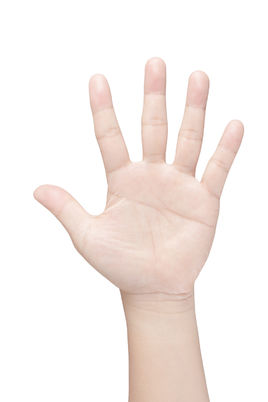
//> input picture photos/hand.jpg, 268 x 402 px
$ ./approxPolyDP   (built with g++ and OpenCV 4)
//> lines starting //> are read from the running program, lines starting //| are printed output that depends on the picture; after the words box and inside, x2 and y2 are one past the last pixel; in counts of white or black regions, pixels touching at a corner belong together
#include <iostream>
#include "opencv2/opencv.hpp"

using namespace std;
using namespace cv;

int thresholdVal = 86;
void PolyBound_demo(int pos, void* userdata);
int ploymode = 0;
Mat src, blursrc;
int main()
{
    Mat graysrc;
    src = imread("../photos/hand.jpg");
//> src is the input picture: 402 rows x 268 cols, CV_8UC3; mean B, G, R 236.2, 239.7, 247.4
    if (src.empty())
    {
  	cout << "Can't load the image " << endl;
    }

    imshow("src", src);
    cvtColor(src, graysrc, COLOR_BGR2GRAY);
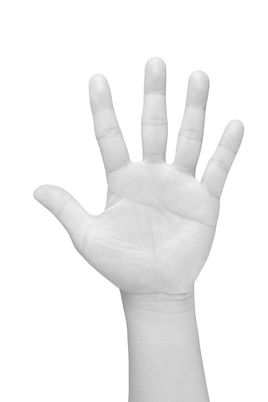
//> graysrc: 402 rows x 268 cols, CV_8UC1; min 142, max 255, mean 241.6
    GaussianBlur(graysrc, blursrc, Size(5, 5),3,3);

    namedWindow("PolyBound", WINDOW_AUTOSIZE);
    createTrackbar("threshold", "PolyBound", &thresholdVal , 255, PolyBound_demo);
    createTrackbar("ploymode", "PolyBound", &ploymode, 1, PolyBound_demo);

    PolyBound_demo(thresholdVal, 0);
    waitKey(0);
 }

void PolyBound_demo(int pos, void* userdata)
{
//> called with pos = 86
	//阈值化
    Mat bin;
    threshold(~blursrc, bin, thresholdVal, 255, CV_THRESH_BINARY);
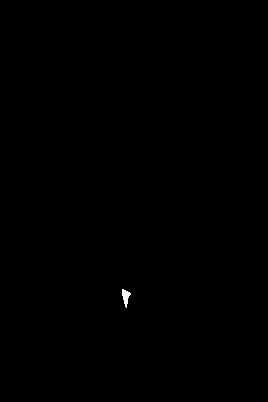
//> bin: 402 rows x 268 cols, CV_8UC1; 0.08% white; 1 white region
    imshow("bin", bin);

    //轮廓检测
    vector<vector<Point> >  contours;
    vector<Vec4i> hiearchy;
    findContours(bin, contours, hiearchy, CV_RETR_EXTERNAL, CV_CHAIN_APPROX_SIMPLE, Point());
//> contours = 1 contour; box (x1, y1, x2, y2) and area: (122, 289, 131, 308) 70; hiearchy = 1 item: [-1, -1, -1, -1]
    Mat findContoursImage = Mat::zeros(bin.size(), CV_8UC1);
    for (int i = 0; i < contours.size(); i++)
    {
        drawContours(findContoursImage, contours, i, Scalar(255), 1, 8);
    }
//> this loop made 1 pass
//> findContoursImage: 402 rows x 268 cols, CV_8UC1; 0.04% white in thin lines or dots, all inside (x1, y1, x2, y2) = (122, 289, 131, 308)
    imshow("findContoursImage", findContoursImage); //轮廓

    //对图像轮廓点进行多边形拟合
    Mat approxPolyDPImage = Mat::zeros(bin.size(), CV_8UC1);
    vector<vector<Point> > contours_ploy(contours.size());
//> contours_ploy = 1 empty contours
    for (int i = 0; i < contours.size(); i++)
    {
 	approxPolyDP(contours[i], contours_ploy[i], 3, true);
        drawContours(approxPolyDPImage, contours_ploy, i, Scalar(255), 1, 8);
    }
    imshow("approxPolyDPImage", approxPolyDPImage); //轮廓

    Mat dst;//必须在钩子函数里重新创建dst，如果使用src将会造成多次图像重影！！！
    src.copyTo(dst);
    if (ploymode == 0)//矩形+圆形
    {
        for (int j = 0; j < contours_ploy.size(); j++)
        {
            //对于以上生成的点集，寻找最外面的矩形边界
	    Rect poly_rect = boundingRect(contours_ploy[j]);
	    rectangle(dst, poly_rect,Scalar(0,0,255), 2, LINE_AA);
	    //对给定的2D点集，去寻找面积最小的可包围它们的圆形
	    Point2f center;
	    float radius;
	    minEnclosingCircle(contours_ploy[j], center, radius);
	    circle(dst, center, radius,Scalar(0,255,0), 2, LINE_AA);
        }
//> this loop made 1 pass
//> (poly_rect, center, radius) on pass 1: (Rect(122, 289, 9, 19), Point(124, 298), 9.22)
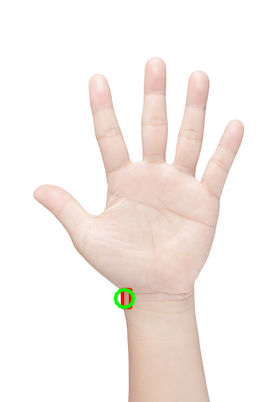
//> dst: 402 rows x 268 cols, CV_8UC3; 0.35% of pixels changed, all inside (x1, y1, x2, y2) = (113, 287, 136, 310)
    }
    else//旋转矩形+椭圆
    {
 	for (int j = 0; j < contours_ploy.size(); j++)
 	{
            //对于给定的2D点集，寻找可旋转的最小面积的包围矩形
	    RotatedRect poly_rotateRect = minAreaRect(contours_ploy[j]);
	    Point2f pts[4];
	    poly_rotateRect.points(pts);   //返回矩形四个顶点  void points(Point2f pts[]) const;
	    for (int k = 0; k < 4; k++)
	    {
		line(dst, pts[k], pts[(k + 1) % 4],Scalar(0,0,255), 2, LINE_AA);
	    }
	    //用椭圆拟合二维点集 至少需要有5个点
	    if (contours_ploy[j].size() >= 5)
	    {
		RotatedRect poly_ellipse = fitEllipse(contours_ploy[j]);
		ellipse(dst, poly_ellipse,Scalar(0,255,0), 2, LINE_AA);
	    }
	}

    }
    imshow("PolyBound", dst);
}
